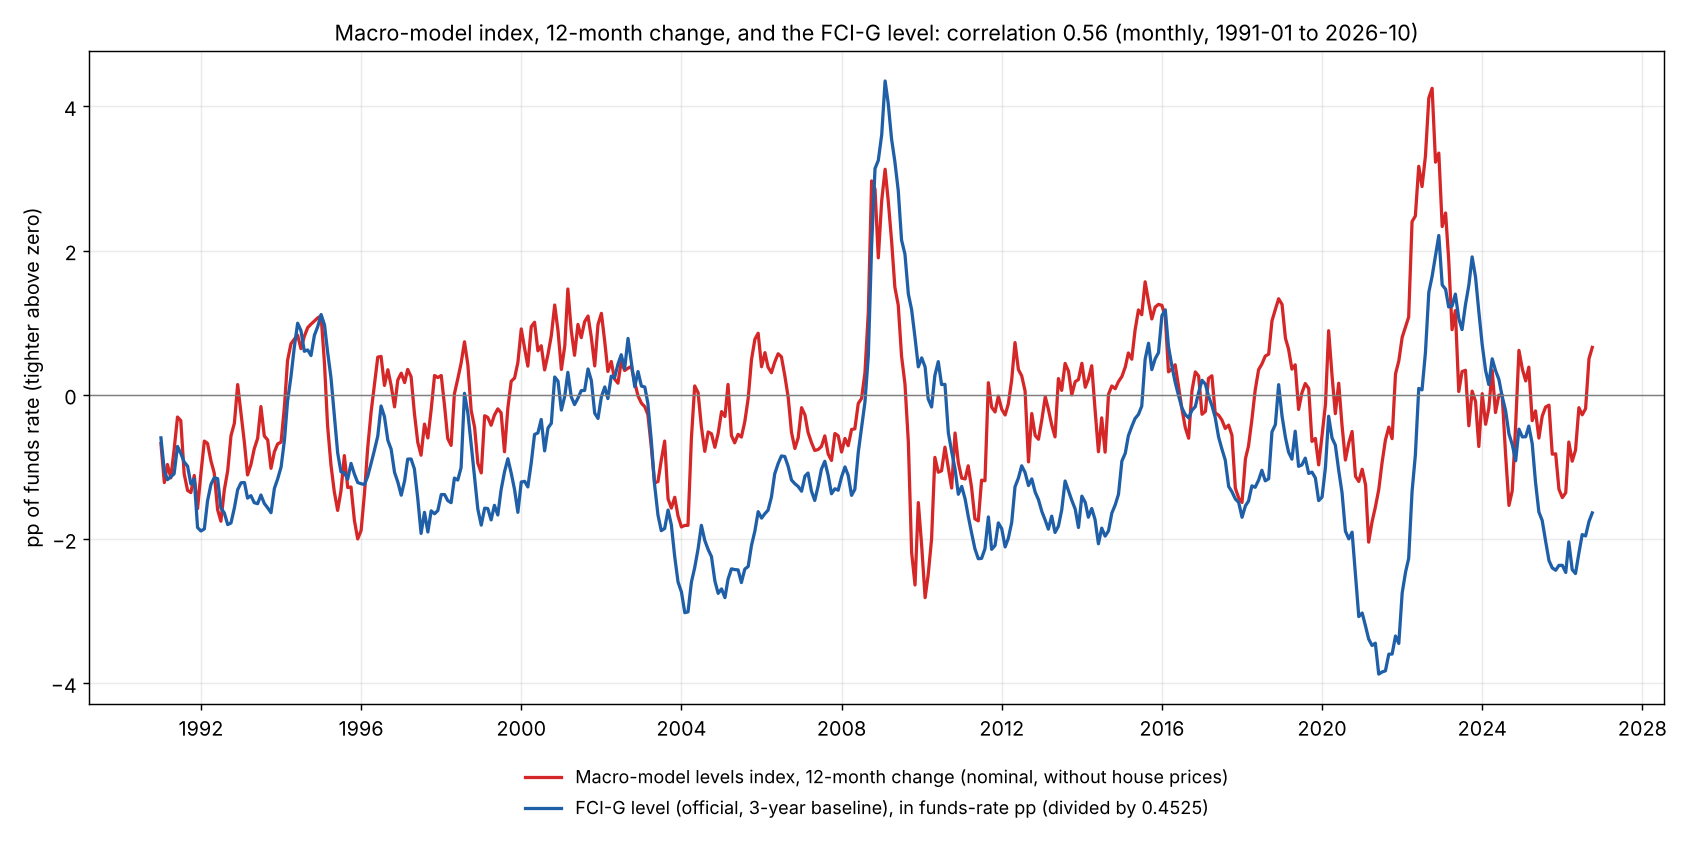

Recreate this plot in Python.
"""
Twelve-month change in the macro-model levels index against the level of FCI-G (monthly; FCI-G is a contribution built from past changes, so its level is naturally related to recent changes of a levels index).
FCI-G: official 3-year-lookback baseline (raw/fed_monthly_3yr.csv, to 2026-08) with the repository replication for later months; shown in funds-rate pp by the FRB/US yardstick (divide by 0.4525).
Macro-model index: nominal, without house prices (also printed: with house prices, real versions, other change horizons).
Usage: python experimental/fci_compare/macro12m_vs_fcig.py        Output: macro12m_vs_fcig.png
"""
import os
import numpy as np, pandas as pd

HERE = os.path.dirname(os.path.abspath(__file__))
ROOT = os.path.dirname(os.path.dirname(HERE))


def main():
    f3 = pd.read_csv(os.path.join(ROOT, "raw", "fed_monthly_3yr.csv"), parse_dates=["date"]).set_index("date").iloc[:, 0]; f3.index = f3.index.to_period("M")
    rep = pd.read_csv(os.path.join(ROOT, "fcig_replication_monthly.csv")); rep["month"] = pd.PeriodIndex(rep["month"], freq="M"); rep = rep.set_index("month")["3yr|FCI-G"]
    fcig = pd.concat([f3, rep.loc[f3.index[-1] + 1:]])
    mm = {}
    for t in ("", "_real10"):
        d = pd.read_csv(os.path.join(ROOT, "experimental", "ms_fci", f"macro_model_levels_daily{t}.csv"), parse_dates=["date"]).set_index("date")
        for c in d.columns:
            s = d[c].resample("ME").last(); s.index = s.index.to_period("M")
            mm[f"{'real' if t else 'nominal'}, {c}"] = s
    M = pd.DataFrame(mm)
    main_col = "nominal, without house prices"
    j = pd.concat({"macro12": M[main_col].diff(12), "fcig": fcig}, axis=1).dropna()
    print(f"main: 12-month change of the macro-model index ({main_col}) vs the level of FCI-G, {j.index[0]}..{j.index[-1]}: correlation {j.corr().iloc[0, 1]:.2f}")
    print("\nCorrelation of the level of FCI-G with the change of the macro-model index over h months:")
    rows = []
    for col in M:
        r = {"macro version": col}
        for samp, a in (("1990-", "1990-01"), ("1992-", "1992-01"), ("1998-", "1998-01")):
            for h in (6, 12, 24):
                jj = pd.concat({"m": M[col].diff(h), "f": fcig}, axis=1).dropna().loc[a:]
                r[f"{samp} {h}m"] = round(jj.corr().iloc[0, 1], 2)
        rows.append(r)
    pd.set_option("display.width", 220)
    print(pd.DataFrame(rows).to_string(index=False))
    print("\nLead/lag check for the 12-month change (1990-): corr of FCI-G(t) with the 12m change at t+k months:",
          {k: round(float(pd.concat({'m': M[main_col].diff(12).shift(-k), 'f': fcig}, axis=1).dropna().corr().iloc[0, 1]), 2) for k in (-6, -3, 0, 3, 6)})
    import matplotlib
    matplotlib.use("Agg")
    import matplotlib.pyplot as plt
    fig, ax = plt.subplots(figsize=(13, 6.5))
    x = j.index.to_timestamp()
    ax.plot(x, j.macro12, color="#d62728", lw=1.8, label="Macro-model levels index, 12-month change (nominal, without house prices)")
    ax.plot(x, j.fcig / 0.4525, color="#1f5fa8", lw=1.8, label="FCI-G level (official, 3-year baseline), in funds-rate pp (divided by 0.4525)")
    ax.axhline(0, color="gray", lw=0.8); ax.grid(alpha=0.25); ax.tick_params(labelsize=11)
    ax.set_ylabel("pp of funds rate (tighter above zero)", fontsize=11)
    ax.set_title(f"Macro-model index, 12-month change, and the FCI-G level: correlation {j.corr().iloc[0, 1]:.2f} (monthly, {j.index[0]} to {j.index[-1]})", fontsize=12)
    ax.legend(loc="upper center", bbox_to_anchor=(0.5, -0.07), ncol=1, fontsize=10, frameon=False)
    fig.tight_layout(); fig.savefig(os.path.join(HERE, "macro12m_vs_fcig.png"), dpi=130)


if __name__ == "__main__":
    main()
